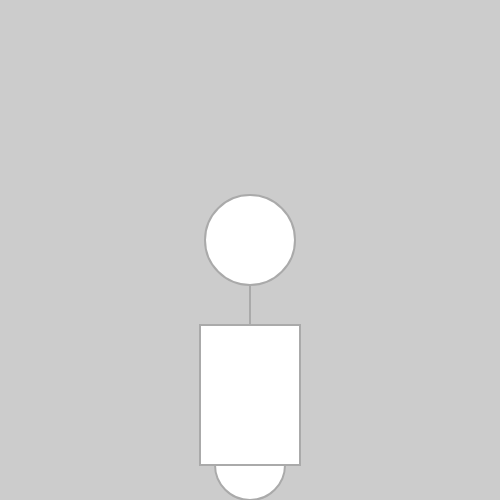
Frame 1 (no input)
Frame 60 (no input): identical to frame 1, image omitted
Frame 120 (the mouse pressed at the canvas centre since frame 60): identical to frame 1, image omitted

The p5.js sketch that drew this single still picture (run headless with seeded random() and noise() and a simulated clock; from frame 60 on, the mouse is pressed at the canvas centre):

// p5.js sketch
// ── sketch.js
function setup() {
	// define artboard size
	createCanvas(500,500);
	// Set here the values that are not changing all over the sketch
	strokeWeight(2);
	stroke(170);
}

function draw() {
	background(204);

	//Neck
	line(250, 285, 250, 345);

	//Wheel
	ellipse(250, 465, 70, 70);

	//Body
	rect(200, 325, 100, 140);

	//Head
	ellipse(250, 240, 90, 90);
}
